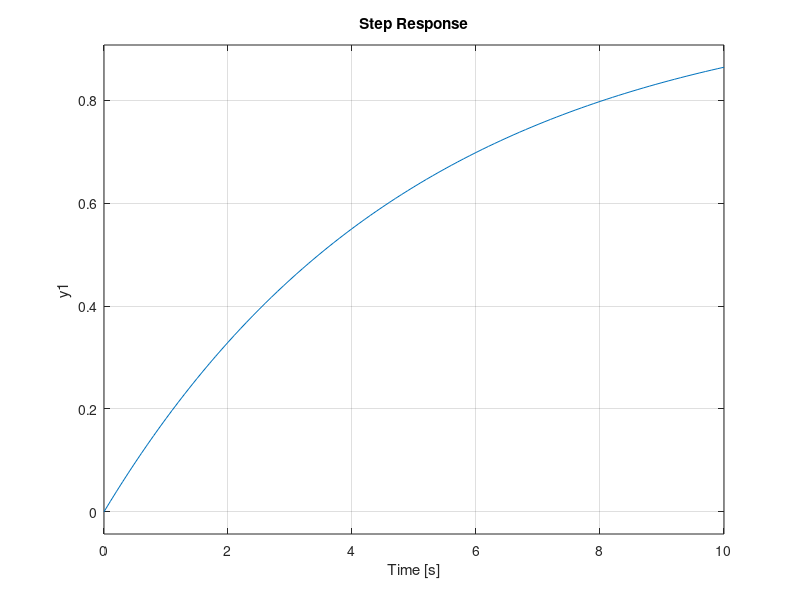

MATLAB code for this plot:
R = 5; % initialise resistance
C = 1; % initialise capacitance
tFinal = 10; % final simulation time
G = tf(1, [R*C, 1]); % the 'tf' function creates a system transfer function
% inputs are numerator and denominator; denominator as a vector
figure; step(G, tFinal); % plots step response
